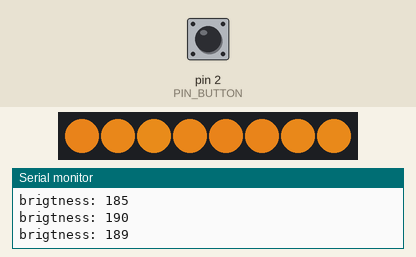
This sketch was run on a simulated Arduino Uno, built with avr-gcc and run on an emulated ATmega328P. On the bench: 8 RGB LEDs in strip order, left to right, the last lines printed to the serial monitor. The inputs (shaded band) are chosen by the test bench; at power-on: pin 2 (PIN_BUTTON) HIGH. Dim RGB values are drawn brighter than linear; random numbers use the default seed unless the sketch sets one.

Above: at 1.2 s.
1.3 s: pin 2 (PIN_BUTTON) pulled LOW for 1 s
At 1.8 s:
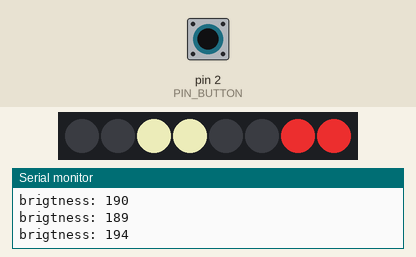
2.9 s: pin 2 (PIN_BUTTON) pulled LOW for 3.2 s
6.7 s: pin 2 (PIN_BUTTON) pulsed LOW 2 times (0.12 s each, 0.3 s apart)
At 7.63 s:
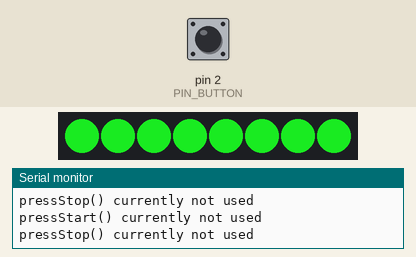
9.8 s: pin 2 (PIN_BUTTON) pulled LOW for 0.15 s
At 10.36 s:
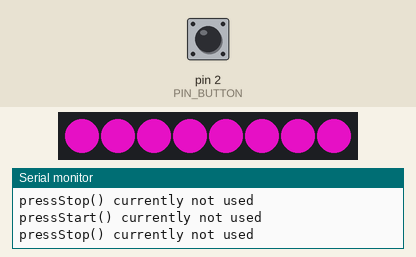
10.5 s: pin 2 (PIN_BUTTON) pulled LOW for 3.2 s
At 13.69 s:
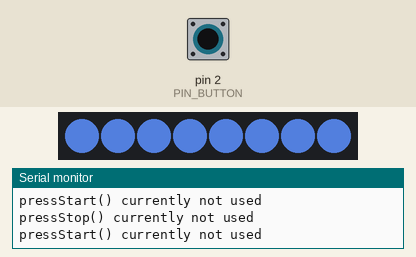
Timing chart, 0 to 18.3 s (numbered marks = the images above; inputs shaded):
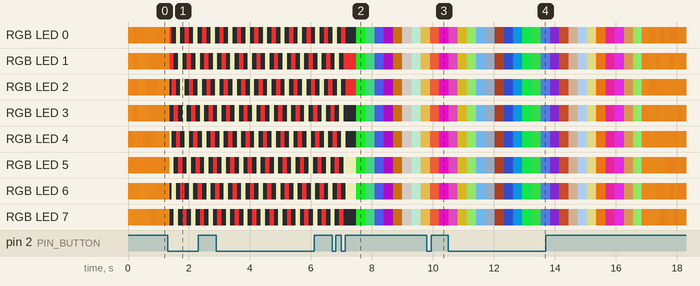

The sketch:

Lantern.ino
```cpp
#include <limits.h>
#include <OneButton.h>
#include <Adafruit_NeoPixel.h>

#include "myprintf.h"
#include "FXCandle.h"
#include "FXRotate.h"
#include "FXRainbow.h"

#define PIN_BUTTON 2
#define PIN_LEDS   3
#define TICK_INTERVAL 10
#define FX_DURATION 3000

#define MODE_DEFAULT 0
#define MODE_SPECIAL 1

OneButton button(2, true);
Adafruit_NeoPixel strip = Adafruit_NeoPixel(8, PIN_LEDS, NEO_GRB + NEO_KHZ800);

Effect *fx;
Effect *fxCandle = new FXCandle(strip, TICK_INTERVAL);
Effect *fxRotate = new FXRotate(strip, TICK_INTERVAL);
Effect *fxRainbow = new FXRainbow(strip, TICK_INTERVAL);
Effect *fxDefault = fxCandle;
Effect *fxSpecial = fxRotate;
uint8_t mode;
long lastPress;

void setup() {

    button.attachDoubleClick(doubleclick);
    button.attachLongPressStart(pressStart);
    button.attachLongPressStop(pressStop);

    strip.begin();

    fx = fxDefault;
    mode = MODE_DEFAULT;
    lastPress = -999999;

    Serial.begin(57600);
    printf_begin();
    printf("Fancy Lantern\n\r");
}

void setMode(uint8_t aMode) {
    if (mode!=aMode) {
        mode = aMode;
        //delete(fx);
        switch (mode) {
        case MODE_DEFAULT:
            fx = fxDefault;
            break;
        case MODE_SPECIAL:
            //fx = new FXRotate(strip, TICK_INTERVAL);
            fx = fxSpecial;
            break;
        }
    }
}

void loop() {
    long now = millis();

    button.tick();

    if (digitalRead(PIN_BUTTON)==LOW) {
        lastPress = now;
    }

    if (now-lastPress < FX_DURATION) {
        setMode(MODE_SPECIAL);
    } else {
        setMode(MODE_DEFAULT);
    }

    fx->tick();

    delay(TICK_INTERVAL);
} // loop


void doubleclick() {
    if (fxSpecial == fxRotate) {
        fxSpecial = fxRainbow;
    } else {
        fxSpecial = fxRotate;
    }
    fx = fxSpecial;
}

void pressStart() {
    printf("pressStart() currently not used\n\r");
}

void pressStop() {
    printf("pressStop() currently not used\n\r");
}
```

Effect.h
```cpp
#ifndef __Effect_H__
#define __Effect_H__

#include <Adafruit_NeoPixel.h>

class Effect
{
public:
    Effect(Adafruit_NeoPixel& pix, uint16_t tickInterval): pix(pix), tickInterval(tickInterval)
    {
        tickCount = 0;
    }
    virtual void tick()
    {
        tickCount++;
    };
protected:
    Adafruit_NeoPixel& pix;
    uint16_t tickInterval;
    uint32_t tickCount;
};

#endif // __Effect_H__
```

FXCandle.cpp
```cpp
#include "FXCandle.h"

FXCandle::FXCandle( Adafruit_NeoPixel& pix, uint16_t tickInterval):
Effect(pix, tickInterval)
{
    randomSeed(analogRead(0));
    next = 0;
    brightness = 200;
}

uint32_t
FXCandle::redTone(byte idx)
{
   return pix.Color(250, idx, 30);
}

void
FXCandle::tick()
{
    Effect::tick();

    if (tickCount>=next) {
        for(int i=0;i<pix.numPixels();i++) {
            pix.setPixelColor(i, redTone(random(140,150)));
        }
        brightness += random(0,17) - 8;
        if (brightness < 180) brightness = 180;
        if (brightness > 250) brightness = 250;
        pix.setBrightness(brightness);
        pix.show();

        printf("brigtness: %u\r\n", brightness);

        next = tickCount + random(90,250) / tickInterval;
    }

/*
    if (tickCount>=next) {
        uint32_t color = redTone(random(100,150));
        for(int i=0;i<pix.numPixels();i++) {
            pix.setPixelColor(i, color);
        }
        pix.setBrightness(random(100,255));
        pix.show();

        next = tickCount + random(20,300) / tickInterval;
    }
*/

/*
    for(int i=0;i<pix.numPixels();i++) {
        pix.setPixelColor(i, pix.Color(25,25,10));
    }
    pix.show();
*/
}
```

FXCandle.h
```cpp
#ifndef __FXCandle_H__
#define __FXCandle_H__

#include "Effect.h"

class FXCandle:
public Effect
{
public:
    FXCandle( Adafruit_NeoPixel& _pix, uint16_t tickInterval );
    void tick();
protected:
    virtual uint32_t redTone(byte idx);
private:
    uint32_t next;
    uint8_t brightness;
};

#endif // __FXCandle_H__
```

FXRainbow.cpp
```cpp
#include "FXRainbow.h"

FXRainbow::FXRainbow( Adafruit_NeoPixel& pix, uint16_t tickInterval):
Effect(pix, tickInterval)
{
    offs = 0;
    interval = 10 / tickInterval;
}

uint8_t
FXRainbow::component(uint16_t offs)
{
    uint16_t c = (offs)%512;
    if (c>255) c = 511-c;
    return (uint8_t)c;
}

void
FXRainbow::tick()
{
    Effect::tick();

    if (tickCount % interval == 0) {
        uint8_t r = component(offs);
        uint8_t g = component(offs*3+170);
        uint8_t b = component(offs*5+340);
        for(int i=0;i<pix.numPixels();i++) {
            pix.setPixelColor(i, pix.Color(r,g,b));
        }
        //printf("color: %u %u %u\r\n", r,g,b);
        pix.show();
        offs+=1;
    }

}
```

FXRainbow.h
```cpp
#ifndef __FXRainbow_H__
#define __FXRainbow_H__

#include "Effect.h"

class FXRainbow:
public Effect
{
public:
    FXRainbow( Adafruit_NeoPixel& _pix, uint16_t tickInterval );
    void tick();
private:
    uint16_t offs;
    uint8_t interval;
    uint8_t component(uint16_t offs);
};

#endif // __FXRainbow_H__
```

FXRotate.cpp
```cpp
#include "FXRotate.h"

FXRotate::FXRotate( Adafruit_NeoPixel& pix, uint16_t tickInterval):
Effect(pix, tickInterval)
{
    offs = 0;
    interval = 70 / tickInterval;
}

void
FXRotate::tick()
{
    Effect::tick();

    if (tickCount % interval == 0) {
        for(int i=0;i<pix.numPixels();i++) {
            uint8_t pos = (i-offs)%pix.numPixels();
            if (pos<2) {
                pix.setPixelColor(i, pix.Color(255,50,50));
            } else if (pos==4 || pos==5) {
                pix.setPixelColor(i, pix.Color(255,255,200));
            } else {
                pix.setPixelColor(i, pix.Color(0,0,0));
            }
        }
        pix.show();
        offs ++;
    }

}
```

FXRotate.h
```cpp
#ifndef __FXRotate_H__
#define __FXRotate_H__

#include "Effect.h"

class FXRotate:
public Effect
{
public:
    FXRotate( Adafruit_NeoPixel& _pix, uint16_t tickInterval );
    void tick();
private:
    uint8_t offs;
    uint8_t interval;
};

#endif // __FXRotate_H__
```

myprintf.h
```cpp
#ifndef __MYPRINTF_H__
#define __MYPRINTF_H__

int serial_putc( char c, FILE * )
{
    Serial.write( c );
    return c;
}

void printf_begin(void)
{
    fdevopen( &serial_putc, 0 );
}

#endif // __MYPRINTF_H__
```
